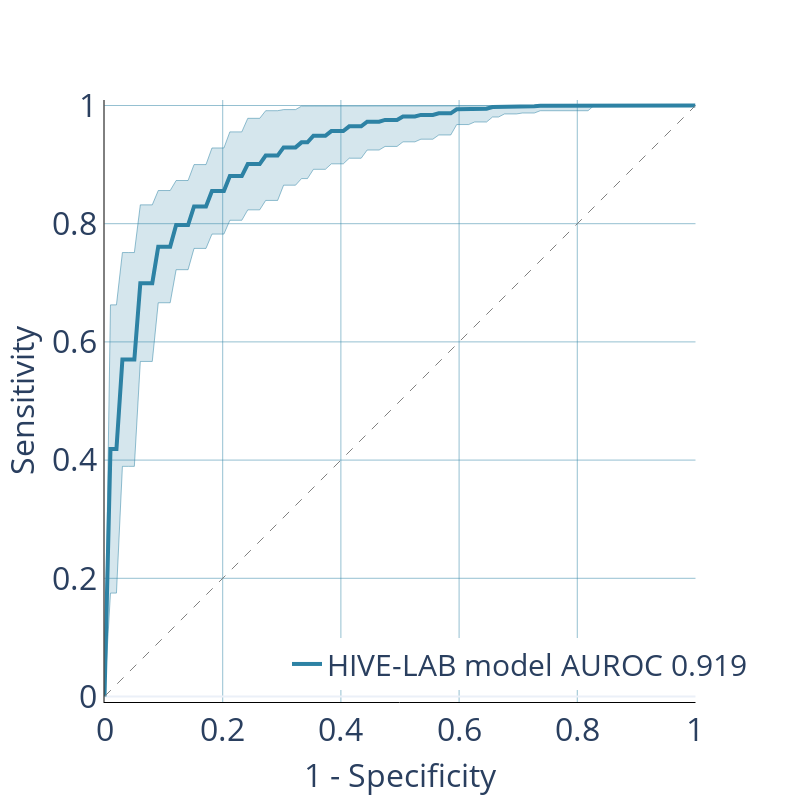

This figure's notebook cell:
### Markdown cell above
<a name='4-2'></a>
### 4.1 ROC Curve

ROC Curve is useful to compare with other models trained with different data but in the same field of research. With the cross validation, the ROC is plotted with a confidence interval to show the robustness of the classifier. 

Sensitivity and specificity are two of the most prominent numbers that are used to measure diagnostics tests.
- Sensitivity is the probability that our test outputs positive given that the case is actually positive.
- Specificity is the probability that the test outputs negative given that the case is actually negative. 

We can phrase this easily in terms of true positives, true negatives, false positives, and false negatives: 

$$sensitivity = \frac{\text{true positives}}{\text{true positives} + \text{false negatives}}$$

$$specificity = \frac{\text{true negatives}}{\text{true negatives} + \text{false positives}}$$

- Smaller values on the x-axis of the plot indicate lower false positives and higher true negatives.
- Larger values on the y-axis of the plot indicate higher true positives and lower false negatives.

### Code cell
#100 cross validation folds, we can plot our ROC/PRC curve:
kind = 'val'
c_fill      = 'rgba(45, 130, 164, 0.2)' #102, 134, 142,
c_line      = 'rgba(45, 130, 164, 0.5)' #45, 130, 164,
c_line_main = 'rgba(45, 130, 164, 1.0)' 
c_grid      = 'rgba(45, 130, 164, 0.5)' 
c_annot     = 'rgba(45, 130, 164, 0.5)'
fpr_mean    = np.linspace(0, 1, 100)
interp_tprs = []
for i in range(100):
    fpr           = results[kind]['fpr'][i]
    tpr           = results[kind]['tpr'][i]
    interp_tpr    = np.interp(fpr_mean, fpr, tpr)
    interp_tpr[0] = 0.0
    interp_tprs.append(interp_tpr)
tpr_mean     = np.mean(interp_tprs, axis=0)
tpr_mean[-1] = 1.0
tpr_std      = 2*np.std(interp_tprs, axis=0)
tpr_upper    = np.clip(tpr_mean+tpr_std, 0, 1)
tpr_lower    = tpr_mean-tpr_std
auc          = np.mean(results[kind]['auc'])
fig = go.Figure([
    go.Scatter(
        x          = fpr_mean,
        y          = tpr_upper,
        line       = dict(color=c_line, width=1),
        hoverinfo  = "name+x+y",
        showlegend = False,
        name       = 'upper'),
    go.Scatter(
       x          = fpr_mean,
       y          = tpr_lower,
       fill       = 'tonexty',
       fillcolor  = c_fill,
       line       = dict(color=c_line, width=1),
       hoverinfo  = "name+x+y",
       showlegend = False,
       name       = 'lower'),
    go.Scatter(
        x          = fpr_mean,
        y          = tpr_mean,
        line       = dict(color=c_line_main, width=4, dash='solid'),
        hoverinfo  = "x+y",
        showlegend = True,
        name       = f'HIVE-LAB model AUROC {auc:.3f}' #
      ) 
])
fig.add_shape(
    type ='line', 
    line =dict(dash='dash', width=1, color='grey'),
    x0=0, x1=1, y0=0, y1=1
)
fig.update_layout(
    template    = 'plotly_white',
    #paper_bgcolor = 'rgba(0,0,0,0)',
    #plot_bgcolor = 'rgba(0,0,0,0)',
    title_x     = 0.5,
    xaxis_title = "1 - Specificity",
    yaxis_title = "Sensitivity",
    width       = 800,
    height      = 800,
    legend      = dict(
        yanchor="bottom", 
        xanchor="right", 
        x=1.05,
        y=0.02,
        font=dict(
            size=30) 
    )
)
fig.update_yaxes(
    range       = [0.0, 1.0],
    gridcolor   = c_grid,
    scaleanchor = "x", 
    scaleratio  = 1,
    linecolor   = 'black',
    tickfont= dict(size=32),
    title_font=dict(size=32))  #can change the size of font here
fig.update_xaxes(
    range       = [0.0, 1.0],
    gridcolor   = c_grid,
    constrain   = 'domain',
    linecolor   = 'black',
    tickfont= dict(size=32),
    title_font=dict(size=32))

### Figure 1 — Plotly figure (JSON) as saved in the notebook; plotly's stock layout.template omitted (floating-point values rounded to 4 significant figures)
{"data": [{"hoverinfo": "name+x+y", "line": {"color": "rgba(45, 130, 164, 0.5)", "width": 1}, "name": "upper", "showlegend": false, "type": "scatter", "x": [0, 0.0101, 0.0202, 0.0303, 0.0404, 0.05051, 0.06061, 0.07071, 0.08081, 0.09091, 0.101, 0.1111, 0.1212, 0.1313, 0.1414, 0.1515, 0.1616, 0.1717, 0.1818, 0.1919, 0.202, 0.2121, 0.2222, 0.2323, 0.2424, 0.2525, 0.2626, 0.2727, 0.2828, 0.2929, 0.303, 0.3131, 0.3232, 0.3333, 0.3434, 0.3535, 0.3636, 0.3737, 0.3838, 0.3939, 0.404, 0.4141, 0.4242, 0.4343, 0.4444, 0.4545, 0.4646, 0.4747, 0.4848, 0.4949, 0.5051, 0.5152, 0.5253, 0.5354, 0.5455, 0.5556, 0.5657, 0.5758, 0.5859, 0.596, 0.6061, 0.6162, 0.6263, 0.6364, 0.6465, 0.6566, 0.6667, 0.6768, 0.6869, 0.697, 0.7071, 0.7172, 0.7273, 0.7374, 0.7475, 0.7576, 0.7677, 0.7778, 0.7879, 0.798, 0.8081, 0.8182, 0.8283, 0.8384, 0.8485, 0.8586, 0.8687, 0.8788, 0.8889, 0.899, 0.9091, 0.9192, 0.9293, 0.9394, 0.9495, 0.9596, 0.9697, 0.9798, 0.9899, 1], "y": [0, 0.6627, 0.6627, 0.7512, 0.7512, 0.7512, 0.8319, 0.8319, 0.8319, 0.8561, 0.8561, 0.8561, 0.8731, 0.8731, 0.8731, 0.9, 0.9, 0.9, 0.9281, 0.9281, 0.9281, 0.9554, 0.9554, 0.9554, 0.9783, 0.9783, 0.9783, 0.9912, 0.9912, 0.9912, 0.9931, 0.9931, 0.9931, 0.9989, 0.9989, 1, 1, 1, 1, 1, 1, 1, 1, 1, 1, 1, 1, 1, 1, 1, 1, 1, 1, 1, 1, 1, 1, 1, 1, 1, 1, 1, 1, 1, 1, 1, 1, 1, 1, 1, 1, 1, 1, 1, 1, 1, 1, 1, 1, 1, 1, 1, 1, 1, 1, 1, 1, 1, 1, 1, 1, 1, 1, 1, 1, 1, 1, 1, 1, 1]}, {"fill": "tonexty", "fillcolor": "rgba(45, 130, 164, 0.2)", "hoverinfo": "name+x+y", "line": {"color": "rgba(45, 130, 164, 0.5)", "width": 1}, "name": "lower", "showlegend": false, "type": "scatter", "x": [0, 0.0101, 0.0202, 0.0303, 0.0404, 0.05051, 0.06061, 0.07071, 0.08081, 0.09091, 0.101, 0.1111, 0.1212, 0.1313, 0.1414, 0.1515, 0.1616, 0.1717, 0.1818, 0.1919, 0.202, 0.2121, 0.2222, 0.2323, 0.2424, 0.2525, 0.2626, 0.2727, 0.2828, 0.2929, 0.303, 0.3131, 0.3232, 0.3333, 0.3434, 0.3535, 0.3636, 0.3737, 0.3838, 0.3939, 0.404, 0.4141, 0.4242, 0.4343, 0.4444, 0.4545, 0.4646, 0.4747, 0.4848, 0.4949, 0.5051, 0.5152, 0.5253, 0.5354, 0.5455, 0.5556, 0.5657, 0.5758, 0.5859, 0.596, 0.6061, 0.6162, 0.6263, 0.6364, 0.6465, 0.6566, 0.6667, 0.6768, 0.6869, 0.697, 0.7071, 0.7172, 0.7273, 0.7374, 0.7475, 0.7576, 0.7677, 0.7778, 0.7879, 0.798, 0.8081, 0.8182, 0.8283, 0.8384, 0.8485, 0.8586, 0.8687, 0.8788, 0.8889, 0.899, 0.9091, 0.9192, 0.9293, 0.9394, 0.9495, 0.9596, 0.9697, 0.9798, 0.9899, 1], "y": [0, 0.175, 0.175, 0.3894, 0.3894, 0.3894, 0.5669, 0.5669, 0.5669, 0.6662, 0.6662, 0.6662, 0.7222, 0.7222, 0.7222, 0.7582, 0.7582, 0.7582, 0.7824, 0.7824, 0.7824, 0.8058, 0.8058, 0.8058, 0.8234, 0.8234, 0.8234, 0.8394, 0.8394, 0.8394, 0.8652, 0.8652, 0.8652, 0.8764, 0.8764, 0.892, 0.892, 0.892, 0.9013, 0.9013, 0.9013, 0.9108, 0.9108, 0.9108, 0.9247, 0.9247, 0.9247, 0.9307, 0.9307, 0.9307, 0.9385, 0.9385, 0.9385, 0.943, 0.943, 0.943, 0.9501, 0.9501, 0.9501, 0.9678, 0.9678, 0.9678, 0.9721, 0.9721, 0.9721, 0.9805, 0.9805, 0.9857, 0.9857, 0.9857, 0.9873, 0.9873, 0.9873, 0.9912, 0.9912, 0.9912, 0.9912, 0.9912, 0.9912, 0.9912, 0.9912, 0.9912, 1, 1, 1, 1, 1, 1, 1, 1, 1, 1, 1, 1, 1, 1, 1, 1, 1, 1]}, {"hoverinfo": "x+y", "line": {"color": "rgba(45, 130, 164, 1.0)", "dash": "solid", "width": 4}, "name": "HIVE-LAB model AUROC 0.919", "showlegend": true, "type": "scatter", "x": [0, 0.0101, 0.0202, 0.0303, 0.0404, 0.05051, 0.06061, 0.07071, 0.08081, 0.09091, 0.101, 0.1111, 0.1212, 0.1313, 0.1414, 0.1515, 0.1616, 0.1717, 0.1818, 0.1919, 0.202, 0.2121, 0.2222, 0.2323, 0.2424, 0.2525, 0.2626, 0.2727, 0.2828, 0.2929, 0.303, 0.3131, 0.3232, 0.3333, 0.3434, 0.3535, 0.3636, 0.3737, 0.3838, 0.3939, 0.404, 0.4141, 0.4242, 0.4343, 0.4444, 0.4545, 0.4646, 0.4747, 0.4848, 0.4949, 0.5051, 0.5152, 0.5253, 0.5354, 0.5455, 0.5556, 0.5657, 0.5758, 0.5859, 0.596, 0.6061, 0.6162, 0.6263, 0.6364, 0.6465, 0.6566, 0.6667, 0.6768, 0.6869, 0.697, 0.7071, 0.7172, 0.7273, 0.7374, 0.7475, 0.7576, 0.7677, 0.7778, 0.7879, 0.798, 0.8081, 0.8182, 0.8283, 0.8384, 0.8485, 0.8586, 0.8687, 0.8788, 0.8889, 0.899, 0.9091, 0.9192, 0.9293, 0.9394, 0.9495, 0.9596, 0.9697, 0.9798, 0.9899, 1], "y": [0, 0.4188, 0.4188, 0.5703, 0.5703, 0.5703, 0.6994, 0.6994, 0.6994, 0.7612, 0.7612, 0.7612, 0.7976, 0.7976, 0.7976, 0.8291, 0.8291, 0.8291, 0.8553, 0.8553, 0.8553, 0.8806, 0.8806, 0.8806, 0.9009, 0.9009, 0.9009, 0.9153, 0.9153, 0.9153, 0.9291, 0.9291, 0.9291, 0.9376, 0.9376, 0.9488, 0.9488, 0.9488, 0.9568, 0.9568, 0.9568, 0.9647, 0.9647, 0.9647, 0.9726, 0.9726, 0.9726, 0.9756, 0.9756, 0.9756, 0.9815, 0.9815, 0.9815, 0.9841, 0.9841, 0.9841, 0.9868, 0.9868, 0.9868, 0.9935, 0.9935, 0.9935, 0.9947, 0.9947, 0.9947, 0.9974, 0.9974, 0.9985, 0.9985, 0.9985, 0.9988, 0.9988, 0.9988, 0.9994, 0.9994, 0.9994, 0.9994, 0.9994, 0.9994, 0.9994, 0.9994, 0.9994, 1, 1, 1, 1, 1, 1, 1, 1, 1, 1, 1, 1, 1, 1, 1, 1, 1, 1]}], "layout": {"height": 800, "legend": {"font": {"size": 30}, "x": 1.05, "xanchor": "right", "y": 0.02, "yanchor": "bottom"}, "shapes": [{"line": {"color": "grey", "dash": "dash", "width": 1}, "type": "line", "x0": 0, "x1": 1, "y0": 0, "y1": 1}], "title": {"x": 0.5}, "width": 800, "xaxis": {"constrain": "domain", "gridcolor": "rgba(45, 130, 164, 0.5)", "linecolor": "black", "range": [0, 1], "tickfont": {"size": 32}, "title": {"font": {"size": 32}, "text": "1 - Specificity"}}, "yaxis": {"gridcolor": "rgba(45, 130, 164, 0.5)", "linecolor": "black", "range": [0, 1], "scaleanchor": "x", "scaleratio": 1, "tickfont": {"size": 32}, "title": {"font": {"size": 32}, "text": "Sensitivity"}}}}
